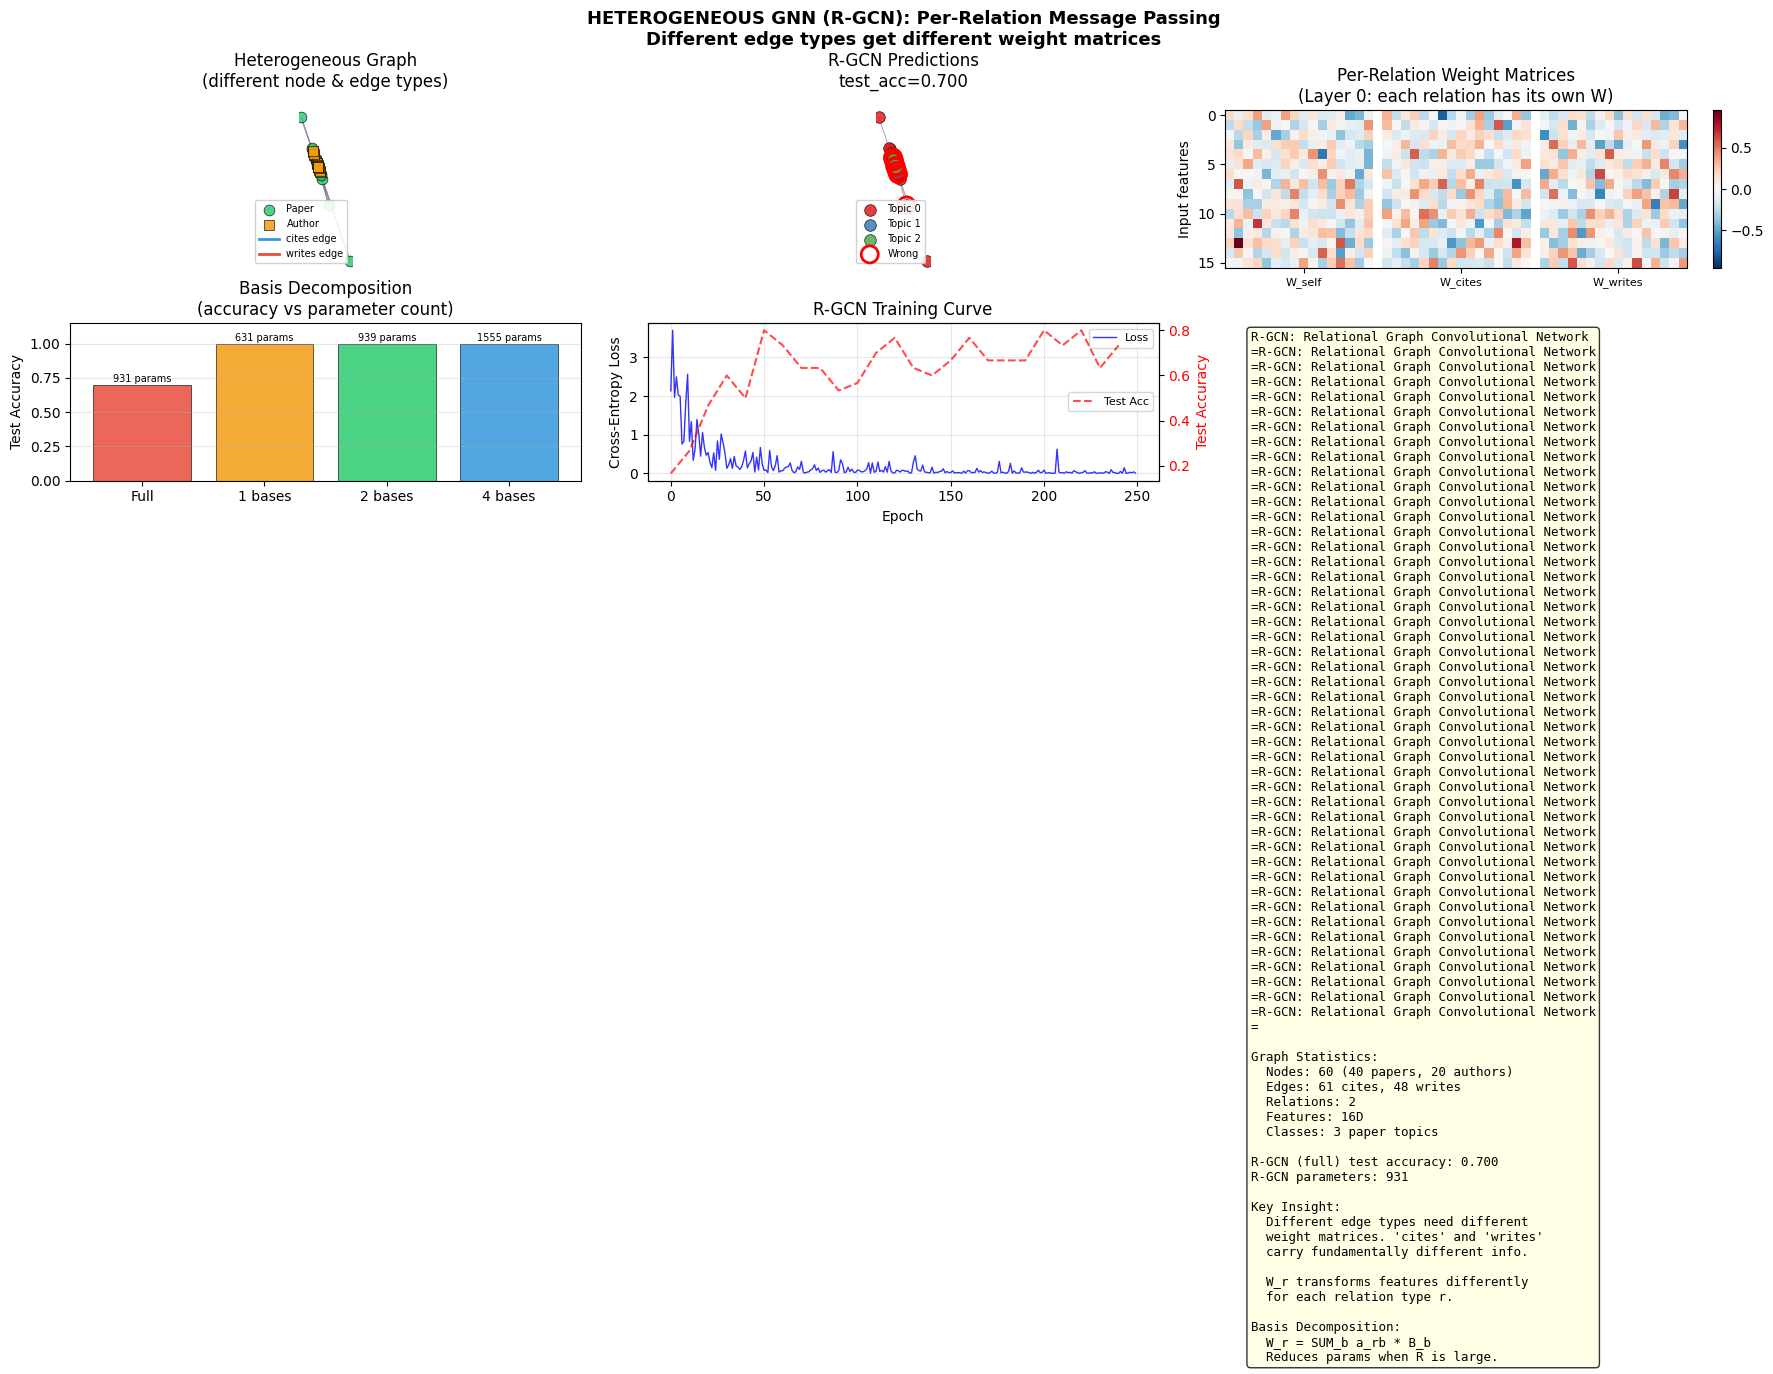

Generate this figure with Python:
"""
HETEROGENEOUS GRAPH NEURAL NETWORK (R-GCN) — Paradigm: MULTIPLE NODE/EDGE TYPES

===============================================================
WHAT IT IS (THE CORE IDEA)
===============================================================

Real-world graphs are rarely homogeneous. They contain DIFFERENT
types of nodes and DIFFERENT types of edges (relations):

    - Knowledge graphs: (entity, relation, entity)
      e.g., (Einstein, born_in, Ulm), (Einstein, field, Physics)

    - Academic networks: papers, authors, venues
      edges: writes, cites, published_in

    - Social networks: users, posts, pages
      edges: follows, likes, shares

HETEROGENEOUS GRAPH:
    G = (V, E, tau_v, tau_e)
    tau_v: node type function (maps node -> type)
    tau_e: edge type function (maps edge -> relation)

===============================================================
R-GCN: RELATIONAL GRAPH CONVOLUTIONAL NETWORK
===============================================================

Key insight: Different relations need DIFFERENT transformations.

Standard GCN: H' = sigma(A_hat H W)  -- ONE weight matrix W
R-GCN:        h_i' = sigma( SUM_r SUM_{j in N_r(i)} (1/c_{i,r}) W_r h_j + W_0 h_i )

Where:
    r: relation type index
    N_r(i): neighbors of i via relation r
    W_r: weight matrix SPECIFIC to relation r
    W_0: self-loop weight matrix
    c_{i,r}: normalization constant (e.g., |N_r(i)|)

WHAT THIS DOES:
    For each relation type, apply a DIFFERENT linear transform.
    Then SUM the contributions from all relations.
    This lets the model learn that "cites" and "writes" edges
    carry fundamentally different types of information.

===============================================================
THE PARAMETER EXPLOSION PROBLEM
===============================================================

If we have R relations, each W_r is (d_in x d_out).
Total parameters per layer: R x d_in x d_out

With many relations (knowledge graphs have 100s!), this EXPLODES.

SOLUTION: BASIS DECOMPOSITION

    W_r = SUM_b=1..B  a_rb * B_b

Where:
    B_b: shared basis matrices (B of them, each d_in x d_out)
    a_rb: scalar coefficients (R x B matrix)

Parameters: B x d_in x d_out + R x B
Much fewer when B << R!

Trade-off:
    B = R: Full per-relation weights (most expressive)
    B = 1: All relations share ONE transform (least expressive)
    B in between: Controlled expressiveness

===============================================================
KNOWLEDGE GRAPHS (ENTITY-RELATION-ENTITY)
===============================================================

Knowledge graphs are the canonical use case for R-GCN:
    - Nodes = entities (people, places, concepts)
    - Edges = typed relations (born_in, capital_of, part_of)
    - Task: Link prediction or entity classification

Example triples:
    (Paris, capital_of, France)
    (France, continent, Europe)
    (Eiffel_Tower, located_in, Paris)

R-GCN can learn that:
    "capital_of" transforms city features -> country features
    "located_in" transforms landmark features -> city features

===============================================================
WHEN TO USE HETERO GNNs vs REGULAR GNNs
===============================================================

Use REGULAR GCN/GAT/GIN when:
    - All nodes are same type (molecules, social network of users)
    - All edges mean the same thing (bonded, connected)
    - Simpler model is sufficient

Use HETEROGENEOUS (R-GCN) when:
    - Multiple node types (papers + authors + venues)
    - Multiple edge/relation types (cites, writes, published_in)
    - Relations carry DIFFERENT semantics
    - Knowledge graph tasks

===============================================================
INDUCTIVE BIAS
===============================================================

1. RELATION-SPECIFIC TRANSFORMS: Different edge types = different info
2. SHARED AGGREGATION: Same mechanism across all relation types
3. LOCAL + TYPED: Each layer aggregates 1-hop typed neighbors
4. HOMOPHILY per relation: nodes connected by same relation are similar

===============================================================
"""

import numpy as np
import matplotlib.pyplot as plt
import sys
sys.path.insert(0, '/Users/sid47/ML Algorithms')
from importlib import import_module
graph_module = import_module('35_graph_fundamentals')
Graph = graph_module.Graph
karate_club = graph_module.karate_club
create_community_graph = graph_module.create_community_graph
create_citation_network = graph_module.create_citation_network
create_transductive_split = graph_module.create_transductive_split
spring_layout = graph_module.spring_layout
draw_graph = graph_module.draw_graph

gcn_module = import_module('36_gcn')
softmax = gcn_module.softmax
cross_entropy_loss = gcn_module.cross_entropy_loss


# ============================================================
# HETEROGENEOUS GRAPH DATA STRUCTURE
# ============================================================

class HeterogeneousGraph:
    """
    Extension of Graph with typed nodes and typed edges (relations).

    Stores:
    - Adjacency matrix A (n x n) -- overall connectivity
    - Node features X (n x d)
    - Node types: array of type IDs per node
    - Relation-specific adjacency matrices
    - Typed edge list
    """

    def __init__(self, n_nodes, node_types, node_features=None, directed=False):
        """
        Parameters:
        -----------
        n_nodes : int
            Number of nodes
        node_types : ndarray of int
            Type ID for each node (e.g., 0=paper, 1=author)
        node_features : ndarray (n_nodes, d) or None
            Node feature matrix. If None, uses one-hot identity.
        directed : bool
            If False, typed edges are added in both directions.
        """
        self.n_nodes = n_nodes
        self.directed = directed
        self.A = np.zeros((n_nodes, n_nodes))
        self.edge_list = []
        self.node_types = np.array(node_types, dtype=int)

        if node_features is not None:
            self.X = node_features.copy()
        else:
            self.X = np.eye(n_nodes)

        # Relation-specific storage
        self._relation_edges = {}  # rel_type -> list of (i, j)
        self._relation_adj = {}    # rel_type -> adjacency matrix (cached)
        self._n_relations = 0

    def add_typed_edge(self, i, j, rel_type):
        """
        Add an edge between nodes i and j with a specific relation type.

        Parameters:
        -----------
        i, j : int
            Source and target node indices
        rel_type : int
            Relation type ID
        """
        # Update overall adjacency
        self.A[i, j] = 1.0
        self.edge_list.append((i, j))

        if not self.directed:
            self.A[j, i] = 1.0
            self.edge_list.append((j, i))

        # Update relation-specific storage
        if rel_type not in self._relation_edges:
            self._relation_edges[rel_type] = []
        self._relation_edges[rel_type].append((i, j))
        if not self.directed:
            self._relation_edges[rel_type].append((j, i))

        # Invalidate cached adjacency matrices
        self._relation_adj = {}

        # Track number of relations
        self._n_relations = max(self._n_relations, rel_type + 1)

    def get_relation_adjacency(self, rel_type):
        """
        Get the adjacency matrix for a specific relation type.

        Returns:
        --------
        A_r : ndarray (n_nodes, n_nodes)
            Adjacency matrix where A_r[i,j] = 1 if edge (i,j) has rel_type.
        """
        if rel_type in self._relation_adj:
            return self._relation_adj[rel_type]

        A_r = np.zeros((self.n_nodes, self.n_nodes))
        if rel_type in self._relation_edges:
            for i, j in self._relation_edges[rel_type]:
                A_r[i, j] = 1.0

        self._relation_adj[rel_type] = A_r
        return A_r

    @property
    def n_relations(self):
        """Number of distinct relation types."""
        return self._n_relations

    def neighbors(self, node):
        """Get neighbors of a node (all relations combined)."""
        return np.where(self.A[node] > 0)[0]

    def degrees(self):
        """Degree of each node (all relations combined)."""
        return np.sum(self.A, axis=1)

    def relation_degrees(self, rel_type):
        """Degree of each node for a specific relation."""
        A_r = self.get_relation_adjacency(rel_type)
        return np.sum(A_r, axis=1)

    def get_node_type_mask(self, node_type):
        """Boolean mask for nodes of a specific type."""
        return self.node_types == node_type

    @property
    def n_node_types(self):
        """Number of distinct node types."""
        return len(np.unique(self.node_types))


# ============================================================
# DATASET: ACADEMIC GRAPH
# ============================================================

def create_academic_graph(n_papers=40, n_authors=20, n_topics=3,
                          feature_dim=16, random_state=42):
    """
    Create a heterogeneous academic graph with papers and authors.

    Node types:
        0 = Paper (with topic-correlated features)
        1 = Author (with research-area features)

    Relation types:
        0 = "cites"  (paper <-> paper)
        1 = "writes" (author <-> paper)

    Labels: paper topic categories (only for paper nodes).
    Author nodes get label -1 (unlabeled).

    Parameters:
    -----------
    n_papers : int
        Number of paper nodes
    n_authors : int
        Number of author nodes
    n_topics : int
        Number of paper topic categories
    feature_dim : int
        Feature vector dimension
    random_state : int
        Random seed

    Returns:
    --------
    hetero_graph : HeterogeneousGraph
    labels : ndarray
        Labels for ALL nodes. Papers: 0..n_topics-1. Authors: -1.
    """
    np.random.seed(random_state)

    n_nodes = n_papers + n_authors
    node_types = np.array([0] * n_papers + [1] * n_authors, dtype=int)

    # Create node features
    X = np.random.randn(n_nodes, feature_dim) * 0.3

    # Paper features: correlated with topic
    paper_labels = np.random.randint(0, n_topics, n_papers)
    topic_prototypes = np.random.randn(n_topics, feature_dim) * 1.5
    for i in range(n_papers):
        X[i] += topic_prototypes[paper_labels[i]]

    # Author features: correlated with primary research area
    author_areas = np.random.randint(0, n_topics, n_authors)
    for i in range(n_authors):
        X[n_papers + i] += topic_prototypes[author_areas[i]] * 0.8

    # Labels: paper topics, authors get -1 (no classification label)
    labels = np.full(n_nodes, -1, dtype=int)
    labels[:n_papers] = paper_labels

    # Build heterogeneous graph
    hetero_graph = HeterogeneousGraph(n_nodes, node_types, X, directed=False)

    # Relation 0: "cites" (paper <-> paper)
    # Papers in same topic cite each other more often
    for i in range(n_papers):
        for j in range(i + 1, n_papers):
            if paper_labels[i] == paper_labels[j]:
                if np.random.rand() < 0.20:
                    hetero_graph.add_typed_edge(i, j, rel_type=0)
            else:
                if np.random.rand() < 0.03:
                    hetero_graph.add_typed_edge(i, j, rel_type=0)

    # Relation 1: "writes" (author <-> paper)
    # Each author writes 1-4 papers, preferring their research area
    for a in range(n_authors):
        n_written = np.random.randint(1, 5)
        same_area = np.where(paper_labels == author_areas[a])[0]
        diff_area = np.where(paper_labels != author_areas[a])[0]

        targets = []
        for _ in range(n_written):
            if len(same_area) > 0 and np.random.rand() < 0.7:
                p = np.random.choice(same_area)
            elif len(diff_area) > 0:
                p = np.random.choice(diff_area)
            else:
                p = np.random.randint(n_papers)
            targets.append(p)

        for p in set(targets):
            hetero_graph.add_typed_edge(n_papers + a, p, rel_type=1)

    return hetero_graph, labels


# ============================================================
# R-GCN IMPLEMENTATION
# ============================================================

def _normalize_relation_adjacency(A_r):
    """
    Row-normalize a relation adjacency matrix: D_r^(-1) A_r.

    For each node, divides by its in-degree for that relation.
    Prevents high-degree nodes from dominating.
    """
    d = np.sum(A_r, axis=1)
    d_inv = np.zeros_like(d)
    nonzero = d > 0
    d_inv[nonzero] = 1.0 / d[nonzero]
    return np.diag(d_inv) @ A_r


class RGCN:
    """
    Relational Graph Convolutional Network with full backpropagation.

    Paradigm: MULTIPLE NODE/EDGE TYPES

    Each R-GCN layer computes:
        h_i' = sigma( SUM_r  A_r_norm @ H @ W_r  +  H @ W_0  +  bias )

    Where:
        W_r: per-relation weight matrix (or basis-decomposed)
        W_0: self-loop weight matrix
        A_r_norm: row-normalized adjacency for relation r

    Basis decomposition (when n_bases > 0):
        W_r = SUM_b  a_rb * B_b
        Reduces parameters from R*d_in*d_out to B*d_in*d_out + R*B

    Full analytical backpropagation through all components.
    """

    def __init__(self, n_features, n_hidden, n_classes, n_relations,
                 n_layers=2, n_bases=0, dropout=0.5, lr=0.01,
                 weight_decay=5e-4, random_state=None):
        """
        Parameters:
        -----------
        n_features : int
            Input feature dimension
        n_hidden : int
            Hidden layer dimension
        n_classes : int
            Number of output classes
        n_relations : int
            Number of relation types
        n_layers : int
            Number of R-GCN layers (2-3 recommended)
        n_bases : int
            Number of basis matrices for decomposition.
            0 = full per-relation weights (no decomposition).
            >0 = basis decomposition with n_bases shared basis matrices.
        dropout : float
            Dropout rate
        lr : float
            Learning rate
        weight_decay : float
            L2 regularization strength
        random_state : int or None
        """
        self.n_features = n_features
        self.n_hidden = n_hidden
        self.n_classes = n_classes
        self.n_relations = n_relations
        self.n_layers = n_layers
        self.n_bases = n_bases
        self.dropout = dropout
        self.lr = lr
        self.weight_decay = weight_decay
        self.random_state = random_state

        self._init_weights()

    def _init_weights(self):
        """
        Initialize weights for all layers.

        Per layer stores:
            - W_self: self-loop weights (d_in x d_out)
            - bias: bias vector (d_out,)
            - If n_bases == 0: W_rel[r] for each relation (R matrices, each d_in x d_out)
            - If n_bases > 0: bases (n_bases x d_in x d_out) + coeffs (n_relations x n_bases)
        """
        if self.random_state is not None:
            np.random.seed(self.random_state)

        dims = ([self.n_features]
                + [self.n_hidden] * (self.n_layers - 1)
                + [self.n_classes])

        self.W_self = []     # Self-loop weights per layer
        self.biases = []     # Biases per layer
        self.W_rel = []      # Per-relation weights (when n_bases == 0)
        self.bases = []      # Basis matrices (when n_bases > 0)
        self.coeffs = []     # Coefficients (when n_bases > 0)

        for l in range(self.n_layers):
            d_in, d_out = dims[l], dims[l + 1]
            std = np.sqrt(2.0 / (d_in + d_out))

            # Self-loop weight
            self.W_self.append(np.random.randn(d_in, d_out) * std)

            # Bias
            self.biases.append(np.zeros(d_out))

            if self.n_bases == 0:
                # Full per-relation weights
                layer_W_rel = []
                for r in range(self.n_relations):
                    layer_W_rel.append(np.random.randn(d_in, d_out) * std)
                self.W_rel.append(layer_W_rel)
                self.bases.append(None)
                self.coeffs.append(None)
            else:
                # Basis decomposition
                B = np.random.randn(self.n_bases, d_in, d_out) * std
                self.bases.append(B)
                a = np.random.randn(self.n_relations, self.n_bases) * 0.1
                self.coeffs.append(a)
                self.W_rel.append(None)

    def _get_relation_weight(self, layer, rel):
        """
        Get W_r for a given layer and relation.

        If n_bases == 0: returns stored W_rel[layer][rel]
        If n_bases > 0:  computes W_r = SUM_b a_rb * B_b
        """
        if self.n_bases == 0:
            return self.W_rel[layer][rel]
        else:
            # W_r = sum_b a_rb * B_b
            a_r = self.coeffs[layer][rel]  # (n_bases,)
            W_r = np.tensordot(a_r, self.bases[layer], axes=([0], [0]))
            return W_r  # (d_in, d_out)

    def forward(self, hetero_graph, training=True):
        """
        Forward pass through all R-GCN layers.

        For each layer l:
            Z = SUM_r (A_r_norm @ H @ W_r) + H @ W_0 + bias
            H = ReLU(Z) + dropout  (hidden layers)
            H = softmax(Z)         (output layer)

        Parameters:
        -----------
        hetero_graph : HeterogeneousGraph
        training : bool

        Returns:
        --------
        output : ndarray (n_nodes, n_classes) -- class probabilities
        cache : dict -- stored values for backpropagation
        """
        # Precompute normalized relation adjacencies
        A_r_norms = []
        for r in range(self.n_relations):
            A_r = hetero_graph.get_relation_adjacency(r)
            A_r_norms.append(_normalize_relation_adjacency(A_r))

        H = hetero_graph.X.copy()
        cache = {
            'H': [H],
            'Z': [],
            'dropout_masks': [],
            'A_r_norms': A_r_norms,
        }

        for l in range(self.n_layers):
            # Self-loop contribution: H @ W_0
            Z = H @ self.W_self[l]

            # Relation contributions: SUM_r A_r_norm @ H @ W_r
            for r in range(self.n_relations):
                W_r = self._get_relation_weight(l, r)
                Z = Z + A_r_norms[r] @ H @ W_r

            # Add bias
            Z = Z + self.biases[l]
            cache['Z'].append(Z)

            if l < self.n_layers - 1:
                # Hidden layer: ReLU + dropout
                H = np.maximum(Z, 0)

                if training and self.dropout > 0:
                    mask = (np.random.rand(*H.shape) > self.dropout).astype(float)
                    H = H * mask / (1 - self.dropout + 1e-10)
                    cache['dropout_masks'].append(mask)
                else:
                    cache['dropout_masks'].append(np.ones_like(H))
            else:
                # Output layer: softmax
                H = softmax(Z)

            cache['H'].append(H)

        return H, cache

    def backward(self, hetero_graph, labels, mask, cache):
        """
        Full analytical backpropagation through R-GCN layers.

        Computes gradients for:
        - W_self[l]: self-loop weights
        - W_rel[l][r] or bases[l] + coeffs[l]: per-relation weights
        - biases[l]: biases

        Updates all parameters with gradient descent.
        """
        n = len(labels)
        probs = cache['H'][-1]
        A_r_norms = cache['A_r_norms']

        # Gradient of cross-entropy + softmax at output
        dZ = probs.copy()
        valid = labels >= 0  # Only labeled nodes
        combined_mask = mask & valid
        n_train = max(np.sum(combined_mask), 1)

        dZ[np.arange(n), np.clip(labels, 0, self.n_classes - 1)] -= 1
        mask_float = combined_mask.astype(float)
        dZ = dZ * mask_float[:, None] / n_train

        for l in range(self.n_layers - 1, -1, -1):
            H_prev = cache['H'][l]

            # Gradient for bias
            g_bias = np.sum(dZ, axis=0)

            # Gradient for self-loop weight: (H_prev)^T @ dZ
            g_W_self = H_prev.T @ dZ + self.weight_decay * self.W_self[l]

            # Gradient for relation weights
            if self.n_bases == 0:
                # Full per-relation weights
                g_W_rel = []
                for r in range(self.n_relations):
                    # Z += A_r_norm @ H @ W_r
                    # dL/dW_r = (A_r_norm @ H_prev)^T @ dZ
                    AH = A_r_norms[r] @ H_prev
                    g_Wr = AH.T @ dZ + self.weight_decay * self.W_rel[l][r]
                    g_W_rel.append(g_Wr)
            else:
                # Basis decomposition gradients
                g_bases = np.zeros_like(self.bases[l])
                g_coeffs = np.zeros_like(self.coeffs[l])

                for r in range(self.n_relations):
                    AH = A_r_norms[r] @ H_prev
                    # g_Wr: gradient w.r.t. effective W_r for this relation
                    g_Wr = AH.T @ dZ

                    # W_r = sum_b a_rb * B_b
                    # dL/d(a_rb) = sum of element-wise (g_Wr * B_b)
                    for b in range(self.n_bases):
                        g_coeffs[r, b] = np.sum(g_Wr * self.bases[l][b])

                    # dL/d(B_b) += a_rb * g_Wr
                    a_r = self.coeffs[l][r]
                    for b in range(self.n_bases):
                        g_bases[b] += a_r[b] * g_Wr

                # Add weight decay to bases
                g_bases += self.weight_decay * self.bases[l]

            # Backprop dZ to previous layer (if not first layer)
            if l > 0:
                # dH from self-loop: dZ @ W_self^T
                dH = dZ @ self.W_self[l].T

                # dH from each relation: A_r_norm^T @ (dZ @ W_r^T)
                for r in range(self.n_relations):
                    W_r = self._get_relation_weight(l, r)
                    dH += A_r_norms[r].T @ (dZ @ W_r.T)

                # Backprop through dropout
                dH = dH * cache['dropout_masks'][l - 1] / (1 - self.dropout + 1e-10)

                # Backprop through ReLU
                dZ = dH * (cache['Z'][l - 1] > 0).astype(float)

            # Update parameters
            self.W_self[l] -= self.lr * g_W_self
            self.biases[l] -= self.lr * g_bias

            if self.n_bases == 0:
                for r in range(self.n_relations):
                    self.W_rel[l][r] -= self.lr * g_W_rel[r]
            else:
                self.bases[l] -= self.lr * g_bases
                self.coeffs[l] -= self.lr * g_coeffs

    def fit(self, hetero_graph, labels, train_mask, n_epochs=200, verbose=True):
        """
        Train R-GCN on a heterogeneous graph with transductive split.

        Parameters:
        -----------
        hetero_graph : HeterogeneousGraph
        labels : ndarray
            Node labels (-1 for unlabeled nodes)
        train_mask : boolean array
            Which nodes are in training set
        n_epochs : int
        verbose : bool

        Returns:
        --------
        loss_history : list of float
        """
        loss_history = []

        for epoch in range(n_epochs):
            # Forward pass
            probs, cache = self.forward(hetero_graph, training=True)

            # Loss on labeled train nodes
            valid = labels >= 0
            combined_mask = train_mask & valid
            if np.sum(combined_mask) == 0:
                break

            loss = cross_entropy_loss(
                probs, np.clip(labels, 0, self.n_classes - 1), combined_mask
            )
            loss_history.append(loss)

            # Backward pass
            self.backward(hetero_graph, labels, train_mask, cache)

            if verbose and (epoch + 1) % 50 == 0:
                train_pred = np.argmax(probs, axis=1)
                train_acc = np.mean(train_pred[combined_mask] == labels[combined_mask])
                print(f"  Epoch {epoch+1:>4}: loss={loss:.4f}, "
                      f"train_acc={train_acc:.3f}")

        return loss_history

    def predict(self, hetero_graph):
        """Predict node labels."""
        probs, _ = self.forward(hetero_graph, training=False)
        return np.argmax(probs, axis=1)

    def predict_proba(self, hetero_graph):
        """Predict node class probabilities."""
        probs, _ = self.forward(hetero_graph, training=False)
        return probs

    def get_embeddings(self, hetero_graph, layer=-2):
        """Get node embeddings from a specific layer."""
        _, cache = self.forward(hetero_graph, training=False)
        return cache['H'][layer]

    def count_parameters(self):
        """Count total number of trainable parameters."""
        total = 0
        for l in range(self.n_layers):
            total += self.W_self[l].size
            total += self.biases[l].size
            if self.n_bases == 0:
                for r in range(self.n_relations):
                    total += self.W_rel[l][r].size
            else:
                total += self.bases[l].size
                total += self.coeffs[l].size
        return total


# ============================================================
# HELPER: Convert HeterogeneousGraph to homogeneous for GCN
# ============================================================

def _hetero_to_homogeneous(hetero_graph):
    """
    Convert a HeterogeneousGraph to a plain Graph.
    Drops all relation type information (treats all edges the same).
    Used for comparison: standard GCN on heterogeneous data.
    """
    g = Graph(hetero_graph.n_nodes, hetero_graph.X.copy(), hetero_graph.directed)
    g.A = hetero_graph.A.copy()
    g.edge_list = list(hetero_graph.edge_list)
    return g


# ============================================================
# ABLATION EXPERIMENTS
# ============================================================

def ablation_experiments():
    print("\n" + "=" * 60)
    print("ABLATION EXPERIMENTS")
    print("=" * 60)

    np.random.seed(42)

    # Create dataset
    hetero_graph, labels = create_academic_graph(
        n_papers=50, n_authors=25, n_topics=3, feature_dim=16,
        random_state=42
    )
    n_classes = 3

    # Only classify paper nodes (labels >= 0)
    paper_mask = labels >= 0
    train_mask, val_mask, test_mask = create_transductive_split(
        hetero_graph.n_nodes, np.clip(labels, 0, n_classes - 1),
        train_ratio=0.2, val_ratio=0.1, random_state=42
    )
    # Restrict to paper nodes
    train_mask = train_mask & paper_mask
    test_mask = test_mask & paper_mask

    print(f"\n  Graph: {hetero_graph.n_nodes} nodes "
          f"({np.sum(paper_mask)} papers, {np.sum(~paper_mask)} authors)")
    print(f"  Relations: {hetero_graph.n_relations} (cites, writes)")
    print(f"  Train: {np.sum(train_mask)} papers, "
          f"Test: {np.sum(test_mask)} papers")

    # -------- Experiment 1: Shared vs Per-Relation Weights --------
    print("\n1. SHARED vs PER-RELATION WEIGHTS")
    print("-" * 40)
    print("Does relation-specific transformation help?")

    GCN = gcn_module.GCN

    homo_graph = _hetero_to_homogeneous(hetero_graph)
    gcn_shared = GCN(homo_graph.X.shape[1], 16, n_classes, n_layers=2,
                     lr=0.01, dropout=0.3, random_state=42)
    gcn_shared.fit(homo_graph, np.clip(labels, 0, n_classes - 1),
                   train_mask, n_epochs=200, verbose=False)
    preds_shared = gcn_shared.predict(homo_graph)
    acc_shared = np.mean(preds_shared[test_mask] == labels[test_mask])

    rgcn_full = RGCN(hetero_graph.X.shape[1], 16, n_classes,
                     n_relations=hetero_graph.n_relations,
                     n_layers=2, n_bases=0, dropout=0.3, lr=0.01,
                     random_state=42)
    rgcn_full.fit(hetero_graph, labels, train_mask,
                  n_epochs=200, verbose=False)
    preds_rgcn = rgcn_full.predict(hetero_graph)
    acc_rgcn = np.mean(preds_rgcn[test_mask] == labels[test_mask])

    params_gcn = sum(w.size for w in gcn_shared.weights)
    params_rgcn = rgcn_full.count_parameters()

    print(f"  GCN (shared weights):  test_acc={acc_shared:.3f}  "
          f"params={params_gcn}")
    print(f"  R-GCN (per-relation):  test_acc={acc_rgcn:.3f}  "
          f"params={params_rgcn}")
    print("-> Per-relation weights capture relation-specific semantics")

    # -------- Experiment 2: Number of Basis Matrices --------
    print("\n2. NUMBER OF BASIS MATRICES (Decomposition)")
    print("-" * 40)
    print("Trade-off: expressiveness vs parameter efficiency")

    for n_bases in [0, 1, 2, 4]:
        rgcn = RGCN(hetero_graph.X.shape[1], 16, n_classes,
                     n_relations=hetero_graph.n_relations,
                     n_layers=2, n_bases=n_bases, dropout=0.3, lr=0.01,
                     random_state=42)
        rgcn.fit(hetero_graph, labels, train_mask,
                 n_epochs=200, verbose=False)
        preds = rgcn.predict(hetero_graph)
        acc = np.mean(preds[test_mask] == labels[test_mask])
        n_params = rgcn.count_parameters()

        label = "full" if n_bases == 0 else f"{n_bases} bases"
        print(f"  {label:<12}  test_acc={acc:.3f}  params={n_params}")

    print("-> n_bases=0 (full) is most expressive but most parameters")
    print("-> Small n_bases reduces parameters with modest accuracy cost")
    print("-> Critical when #relations is large (knowledge graphs)")

    # -------- Experiment 3: R-GCN vs GCN across settings --------
    print("\n3. R-GCN vs STANDARD GCN ON HETEROGENEOUS DATA")
    print("-" * 40)
    print("Across different numbers of topics:")

    for n_topics in [2, 3, 4]:
        hg, lb = create_academic_graph(
            n_papers=50, n_authors=25, n_topics=n_topics,
            feature_dim=16, random_state=42
        )
        pm = lb >= 0
        tm, _, tsm = create_transductive_split(
            hg.n_nodes, np.clip(lb, 0, n_topics - 1),
            train_ratio=0.2, val_ratio=0.1, random_state=42
        )
        tm = tm & pm
        tsm = tsm & pm

        # GCN
        hg_homo = _hetero_to_homogeneous(hg)
        gcn = GCN(hg_homo.X.shape[1], 16, n_topics, n_layers=2,
                  lr=0.01, dropout=0.3, random_state=42)
        gcn.fit(hg_homo, np.clip(lb, 0, n_topics - 1), tm,
                n_epochs=200, verbose=False)
        acc_gcn = np.mean(gcn.predict(hg_homo)[tsm] == lb[tsm])

        # R-GCN
        rgcn = RGCN(hg.X.shape[1], 16, n_topics,
                     n_relations=hg.n_relations,
                     n_layers=2, n_bases=0, dropout=0.3, lr=0.01,
                     random_state=42)
        rgcn.fit(hg, lb, tm, n_epochs=200, verbose=False)
        acc_rg = np.mean(rgcn.predict(hg)[tsm] == lb[tsm])

        print(f"  topics={n_topics}  GCN={acc_gcn:.3f}  R-GCN={acc_rg:.3f}  "
              f"diff={acc_rg - acc_gcn:+.3f}")

    print("-> R-GCN benefits from typed message passing")

    # -------- Experiment 4: Number of Layers --------
    print("\n4. NUMBER OF R-GCN LAYERS")
    print("-" * 40)

    for n_layers in [1, 2, 3, 4]:
        rgcn = RGCN(hetero_graph.X.shape[1], 16, n_classes,
                     n_relations=hetero_graph.n_relations,
                     n_layers=n_layers, n_bases=0, dropout=0.3, lr=0.01,
                     random_state=42)
        rgcn.fit(hetero_graph, labels, train_mask,
                 n_epochs=200, verbose=False)
        preds = rgcn.predict(hetero_graph)
        acc = np.mean(preds[test_mask] == labels[test_mask])

        emb = rgcn.get_embeddings(hetero_graph)
        norms = np.linalg.norm(emb, axis=1, keepdims=True)
        norms = np.maximum(norms, 1e-8)
        emb_norm = emb / norms
        cos_sim = emb_norm @ emb_norm.T
        avg_sim = ((np.sum(cos_sim) - hetero_graph.n_nodes)
                   / (hetero_graph.n_nodes * (hetero_graph.n_nodes - 1)))

        print(f"  layers={n_layers}  test_acc={acc:.3f}  "
              f"avg_cos_sim={avg_sim:.3f}")

    print("-> 2 layers usually optimal (same over-smoothing as GCN)")


# ============================================================
# BENCHMARK
# ============================================================

def benchmark_on_datasets():
    """Benchmark R-GCN on heterogeneous graph datasets."""
    print("\n" + "=" * 60)
    print("BENCHMARK: R-GCN on Heterogeneous Graphs")
    print("=" * 60)

    GCN = gcn_module.GCN
    results = {}

    configs = [
        ("academic_small", 30, 15, 3),
        ("academic_medium", 50, 25, 3),
        ("academic_large", 80, 40, 4),
    ]

    print(f"\n{'Dataset':<20} {'Nodes':<8} {'Rels':<6} "
          f"{'R-GCN Acc':<12} {'GCN Acc':<12}")
    print("-" * 60)

    for name, n_papers, n_authors, n_topics in configs:
        hg, lb = create_academic_graph(
            n_papers=n_papers, n_authors=n_authors, n_topics=n_topics,
            feature_dim=16, random_state=42
        )
        pm = lb >= 0
        tm, _, tsm = create_transductive_split(
            hg.n_nodes, np.clip(lb, 0, n_topics - 1),
            train_ratio=0.2, val_ratio=0.1, random_state=42
        )
        tm = tm & pm
        tsm = tsm & pm

        if np.sum(tsm) == 0:
            continue

        # R-GCN
        rgcn = RGCN(hg.X.shape[1], 16, n_topics,
                     n_relations=hg.n_relations,
                     n_layers=2, n_bases=0, dropout=0.3, lr=0.01,
                     random_state=42)
        rgcn.fit(hg, lb, tm, n_epochs=200, verbose=False)
        acc_rgcn = np.mean(rgcn.predict(hg)[tsm] == lb[tsm])

        # GCN baseline
        hg_homo = _hetero_to_homogeneous(hg)
        gcn = GCN(hg_homo.X.shape[1], 16, n_topics, n_layers=2,
                  lr=0.01, dropout=0.3, random_state=42)
        gcn.fit(hg_homo, np.clip(lb, 0, n_topics - 1), tm,
                n_epochs=200, verbose=False)
        acc_gcn = np.mean(gcn.predict(hg_homo)[tsm] == lb[tsm])

        results[name] = {'rgcn': acc_rgcn, 'gcn': acc_gcn}
        print(f"{name:<20} {hg.n_nodes:<8} {hg.n_relations:<6} "
              f"{acc_rgcn:<12.3f} {acc_gcn:<12.3f}")

    return results


# ============================================================
# VISUALIZATIONS
# ============================================================

def visualize_hetero_graph():
    """
    Main visualization: 2x3 figure showing heterogeneous GNN concepts.

    Panel 1: Heterogeneous graph with typed nodes and edges
    Panel 2: R-GCN predictions on paper nodes
    Panel 3: Per-relation weight magnitude visualization
    Panel 4: Basis decomposition comparison (bar chart)
    Panel 5: Training loss curve
    Panel 6: Summary text

    Saves as 42_hetero_gnn.png
    """
    print("\nGenerating: Heterogeneous GNN visualization...")

    fig, axes = plt.subplots(2, 3, figsize=(18, 11))

    np.random.seed(42)

    # Create dataset
    hetero_graph, labels = create_academic_graph(
        n_papers=40, n_authors=20, n_topics=3, feature_dim=16,
        random_state=42
    )
    n_classes = 3
    paper_mask = labels >= 0

    train_mask, val_mask, test_mask = create_transductive_split(
        hetero_graph.n_nodes, np.clip(labels, 0, n_classes - 1),
        train_ratio=0.2, val_ratio=0.1, random_state=42
    )
    train_mask = train_mask & paper_mask
    test_mask = test_mask & paper_mask

    # Train R-GCN
    rgcn = RGCN(hetero_graph.X.shape[1], 16, n_classes,
                n_relations=hetero_graph.n_relations,
                n_layers=2, n_bases=0, dropout=0.3, lr=0.01,
                random_state=42)
    loss_history = rgcn.fit(hetero_graph, labels, train_mask,
                            n_epochs=250, verbose=False)

    # Layout: spring layout on overall graph
    temp_graph = Graph(hetero_graph.n_nodes, hetero_graph.X,
                       hetero_graph.directed)
    temp_graph.A = hetero_graph.A.copy()
    temp_graph.edge_list = list(hetero_graph.edge_list)
    pos = spring_layout(temp_graph, n_iter=80, seed=42)

    # ---- Panel 1: Heterogeneous graph with typed nodes/edges ----
    ax = axes[0, 0]
    rel_colors = ['#3498db', '#e74c3c']
    rel_names = ['cites', 'writes']
    for r in range(hetero_graph.n_relations):
        A_r = hetero_graph.get_relation_adjacency(r)
        for i in range(hetero_graph.n_nodes):
            for j in range(i + 1, hetero_graph.n_nodes):
                if A_r[i, j] > 0 or A_r[j, i] > 0:
                    ax.plot([pos[i, 0], pos[j, 0]],
                            [pos[i, 1], pos[j, 1]],
                            color=rel_colors[r], alpha=0.25,
                            linewidth=0.8)

    node_type_colors = ['#2ecc71', '#f39c12']
    node_type_names = ['Paper', 'Author']
    node_type_markers = ['o', 's']
    for t in range(hetero_graph.n_node_types):
        mask_t = hetero_graph.get_node_type_mask(t)
        ax.scatter(pos[mask_t, 0], pos[mask_t, 1],
                   c=node_type_colors[t], s=60, alpha=0.85,
                   edgecolors='black', linewidths=0.5,
                   marker=node_type_markers[t], zorder=3,
                   label=node_type_names[t])

    for r in range(hetero_graph.n_relations):
        ax.plot([], [], color=rel_colors[r], linewidth=2,
                label=f'{rel_names[r]} edge')

    ax.legend(loc='lower right', fontsize=7, framealpha=0.9)
    ax.set_title('Heterogeneous Graph\n(different node & edge types)')
    ax.set_aspect('equal')
    ax.axis('off')

    # ---- Panel 2: R-GCN predictions on paper nodes ----
    ax = axes[0, 1]
    for i in range(hetero_graph.n_nodes):
        for j in range(i + 1, hetero_graph.n_nodes):
            if hetero_graph.A[i, j] > 0:
                ax.plot([pos[i, 0], pos[j, 0]],
                        [pos[i, 1], pos[j, 1]],
                        'gray', alpha=0.15, linewidth=0.5)

    preds = rgcn.predict(hetero_graph)
    test_acc = np.mean(preds[test_mask] == labels[test_mask])

    # Author nodes (gray, no label)
    author_mask = ~paper_mask
    ax.scatter(pos[author_mask, 0], pos[author_mask, 1],
               c='lightgray', s=30, alpha=0.4, edgecolors='gray',
               linewidths=0.3, marker='s', zorder=2)

    # Paper nodes colored by prediction
    cmap = plt.cm.Set1
    for c in range(n_classes):
        c_mask = paper_mask & (preds == c)
        ax.scatter(pos[c_mask, 0], pos[c_mask, 1],
                   c=[cmap(c)], s=70, alpha=0.85,
                   edgecolors='black', linewidths=0.5,
                   zorder=3, label=f'Topic {c}')

    # Mark incorrect predictions
    incorrect = paper_mask & (preds != np.clip(labels, 0, n_classes - 1))
    if np.any(incorrect):
        ax.scatter(pos[incorrect, 0], pos[incorrect, 1],
                   facecolors='none', edgecolors='red', s=150,
                   linewidths=2, zorder=4, label='Wrong')

    ax.legend(loc='lower right', fontsize=7, framealpha=0.9)
    ax.set_title(f'R-GCN Predictions\ntest_acc={test_acc:.3f}')
    ax.set_aspect('equal')
    ax.axis('off')

    # ---- Panel 3: Per-relation weight visualization ----
    ax = axes[0, 2]
    # Show weight matrices for layer 0 side by side
    d_in = rgcn.W_self[0].shape[0]
    d_out = rgcn.W_self[0].shape[1]
    n_show = min(d_in, 16)
    d_show = min(d_out, 16)

    gap = 1  # pixel gap between matrices
    total_w = d_show * 3 + gap * 2
    combined = np.full((n_show, total_w), np.nan)
    combined[:, :d_show] = rgcn.W_self[0][:n_show, :d_show]
    off1 = d_show + gap
    combined[:, off1:off1 + d_show] = (
        rgcn._get_relation_weight(0, 0)[:n_show, :d_show]
    )
    off2 = off1 + d_show + gap
    combined[:, off2:off2 + d_show] = (
        rgcn._get_relation_weight(0, 1)[:n_show, :d_show]
    )

    vmax = np.nanmax(np.abs(combined))
    masked = np.ma.array(combined, mask=np.isnan(combined))
    im = ax.imshow(masked, cmap='RdBu_r', vmin=-vmax, vmax=vmax,
                   aspect='auto')

    ax.set_xticks([d_show // 2, off1 + d_show // 2, off2 + d_show // 2])
    ax.set_xticklabels(['W_self', 'W_cites', 'W_writes'], fontsize=8)
    ax.set_ylabel('Input features')
    ax.set_title('Per-Relation Weight Matrices\n'
                 '(Layer 0: each relation has its own W)')
    plt.colorbar(im, ax=ax, fraction=0.046)

    # ---- Panel 4: Basis decomposition comparison ----
    ax = axes[1, 0]
    basis_configs = [0, 1, 2, 4]
    accs = []
    params = []
    config_labels = []

    for nb in basis_configs:
        rgcn_test = RGCN(hetero_graph.X.shape[1], 16, n_classes,
                         n_relations=hetero_graph.n_relations,
                         n_layers=2, n_bases=nb, dropout=0.3, lr=0.01,
                         random_state=42)
        rgcn_test.fit(hetero_graph, labels, train_mask,
                      n_epochs=200, verbose=False)
        pred_test = rgcn_test.predict(hetero_graph)
        acc = np.mean(pred_test[test_mask] == labels[test_mask])
        accs.append(acc)
        params.append(rgcn_test.count_parameters())
        config_labels.append('Full' if nb == 0 else f'{nb} bases')

    x_pos = np.arange(len(basis_configs))
    bar_colors = ['#e74c3c', '#f39c12', '#2ecc71', '#3498db']
    bars = ax.bar(x_pos, accs, color=bar_colors,
                  edgecolor='black', linewidth=0.5, alpha=0.85)

    for i, (bar, p) in enumerate(zip(bars, params)):
        ax.text(bar.get_x() + bar.get_width() / 2,
                bar.get_height() + 0.005,
                f'{p} params', ha='center', va='bottom', fontsize=7)

    ax.set_xticks(x_pos)
    ax.set_xticklabels(config_labels)
    ax.set_ylabel('Test Accuracy')
    ax.set_title('Basis Decomposition\n(accuracy vs parameter count)')
    ax.set_ylim(0, max(accs) * 1.15)
    ax.grid(True, alpha=0.3, axis='y')

    # ---- Panel 5: Training loss curve ----
    ax = axes[1, 1]
    ax.plot(loss_history, 'b-', linewidth=1, alpha=0.8, label='Loss')
    ax.set_xlabel('Epoch')
    ax.set_ylabel('Cross-Entropy Loss')
    ax.set_title('R-GCN Training Curve')
    ax.grid(True, alpha=0.3)

    # Also track test accuracy during training
    rgcn_track = RGCN(hetero_graph.X.shape[1], 16, n_classes,
                      n_relations=hetero_graph.n_relations,
                      n_layers=2, n_bases=0, dropout=0.3, lr=0.01,
                      random_state=42)
    track_epochs = list(range(0, 250, 10))
    track_accs = []
    for epoch in range(250):
        probs_t, cache_t = rgcn_track.forward(hetero_graph, training=True)
        rgcn_track.backward(hetero_graph, labels, train_mask, cache_t)
        if epoch in track_epochs:
            preds_t = np.argmax(probs_t, axis=1)
            acc_t = np.mean(preds_t[test_mask] == labels[test_mask])
            track_accs.append(acc_t)

    ax2 = ax.twinx()
    ax2.plot(track_epochs, track_accs, 'r--', linewidth=1.5,
             alpha=0.7, label='Test Acc')
    ax2.set_ylabel('Test Accuracy', color='red')
    ax2.tick_params(axis='y', labelcolor='red')
    ax2.legend(loc='center right', fontsize=8)
    ax.legend(loc='upper right', fontsize=8)

    # ---- Panel 6: Summary text ----
    ax = axes[1, 2]
    ax.axis('off')

    n_papers_count = np.sum(paper_mask)
    n_authors_count = np.sum(~paper_mask)
    n_cites = int(np.sum(hetero_graph.get_relation_adjacency(0))) // 2
    n_writes = int(np.sum(hetero_graph.get_relation_adjacency(1))) // 2

    summary_text = (
        "R-GCN: Relational Graph Convolutional Network\n"
        "=" * 46 + "\n\n"
        f"Graph Statistics:\n"
        f"  Nodes: {hetero_graph.n_nodes} "
        f"({n_papers_count} papers, {n_authors_count} authors)\n"
        f"  Edges: {n_cites} cites, {n_writes} writes\n"
        f"  Relations: {hetero_graph.n_relations}\n"
        f"  Features: {hetero_graph.X.shape[1]}D\n"
        f"  Classes: {n_classes} paper topics\n\n"
        f"R-GCN (full) test accuracy: {test_acc:.3f}\n"
        f"R-GCN parameters: {rgcn.count_parameters()}\n\n"
        "Key Insight:\n"
        "  Different edge types need different\n"
        "  weight matrices. 'cites' and 'writes'\n"
        "  carry fundamentally different info.\n\n"
        "  W_r transforms features differently\n"
        "  for each relation type r.\n\n"
        "Basis Decomposition:\n"
        "  W_r = SUM_b a_rb * B_b\n"
        "  Reduces params when R is large."
    )

    ax.text(0.05, 0.95, summary_text, transform=ax.transAxes,
            fontsize=9, verticalalignment='top', fontfamily='monospace',
            bbox=dict(boxstyle='round', facecolor='lightyellow', alpha=0.8))

    plt.suptitle('HETEROGENEOUS GNN (R-GCN): Per-Relation Message Passing\n'
                 'Different edge types get different weight matrices',
                 fontsize=13, fontweight='bold')
    plt.tight_layout()
    return fig


# ============================================================
# MAIN
# ============================================================

if __name__ == '__main__':
    print("=" * 60)
    print("HETEROGENEOUS GNN (R-GCN)")
    print("Paradigm: MULTIPLE NODE/EDGE TYPES")
    print("=" * 60)

    print("""
WHAT THIS MODEL IS:
    R-GCN extends GCN to heterogeneous graphs with TYPED edges.

    Standard GCN layer:
        H' = sigma(A_hat @ H @ W)       -- ONE weight matrix W

    R-GCN layer:
        H' = sigma(SUM_r A_r_norm @ H @ W_r + H @ W_0 + bias)

    Where W_r is a DIFFERENT weight matrix for each relation r.

    This lets the model learn that different edge types
    (e.g., "cites" vs "writes") carry different semantics.

THE PARAMETER EXPLOSION PROBLEM:
    R relations x d_in x d_out parameters per layer!
    Solution: BASIS DECOMPOSITION
        W_r = SUM_b a_rb * B_b
    Share B basis matrices, only learn R x B coefficients.

KEY CONCEPTS:
    1. Heterogeneous graph = multiple node/edge types
    2. Per-relation weights = type-specific message passing
    3. Basis decomposition = parameter-efficient with many relations
    4. Knowledge graphs are the canonical application
    """)

    ablation_experiments()
    results = benchmark_on_datasets()

    print("\nGenerating visualizations...")

    fig = visualize_hetero_graph()
    save_path = '/Users/sid47/ML Algorithms/42_hetero_gnn.png'
    fig.savefig(save_path, dpi=100, bbox_inches='tight')
    print(f"Saved: {save_path}")
    plt.close(fig)

    print("\n" + "=" * 60)
    print("SUMMARY: What Heterogeneous GNNs Reveal")
    print("=" * 60)
    print("""
1. NOT ALL EDGES ARE EQUAL
   "cites" and "writes" carry different information.
   R-GCN learns SEPARATE transformations per relation.

2. PARAMETER EXPLOSION IS REAL
   R x d_in x d_out parameters per layer with R relations.
   Knowledge graphs have 100s of relations!
   Basis decomposition: W_r = SUM a_rb * B_b solves this.

3. HETEROGENEOUS > HOMOGENEOUS (on typed data)
   When relations have different semantics,
   ignoring types (standard GCN) loses information.

4. SAME OVER-SMOOTHING ISSUE
   2-3 layers optimal, just like GCN.
   Relation-typing doesn't solve over-smoothing.

5. DESIGN CHOICES MATTER
   - Full vs basis decomposition: accuracy-efficiency trade-off
   - Number of bases: B=1 (shared) to B=R (full)
   - Self-loop weight W_0: retains node identity

CONNECTION TO OTHER FILES:
    36_gcn.py: R-GCN generalizes GCN to typed edges
    38_gat.py: Attention could also be per-relation (HAN)
    43_temporal_gnn.py: Time as a special "relation type"
    44_graph_transformer.py: Full attention with edge features

WHEN TO USE R-GCN:
    - Knowledge graphs (entity-relation-entity triples)
    - Academic networks (papers, authors, venues)
    - Biological networks (proteins, drugs, diseases)
    - Any graph with MEANINGFUL edge type distinctions
    """)
